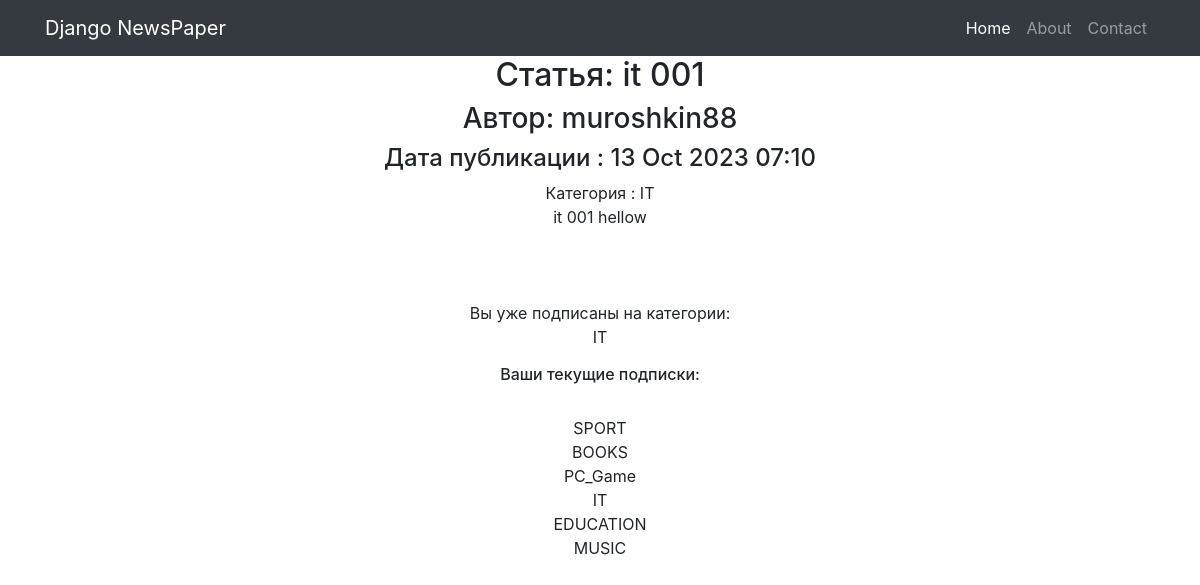
Page /news/238/ (signed in) on the committed database.
### news/models.py (models this page shows, shortened)
class Post(models.Model):
    author = models.ForeignKey(Author, on_delete=models.CASCADE)
    NEWS = 'NW'
    ARTICLE = 'AR'
    CATEGORY_CHOICES = (
        (NEWS, 'Новость'),
        (ARTICLE, 'Статаья'),
    )
    categoryType = models.CharField(max_length=2, choices=CATEGORY_CHOICES, default=ARTICLE)
    dateCreat = models.DateTimeField(auto_now_add=True)
    category = models.ManyToManyField(Category, through='PostCategory')
    title = models.CharField(max_length=128)
    text = models.TextField()
    rating = models.SmallIntegerField(default=0)

class Author(models.Model):
    authorUser = models.OneToOneField(User, on_delete=models.CASCADE)
    ratingAuthor = models.SmallIntegerField(default=0)

class Category(models.Model):
    name = models.CharField(max_length=64, unique=True)
    subscribed_users = models.ManyToManyField(User, through='SubscribedUsersCategory')

### news/views.py (the view)
# urls.py: path('<int:pk>/', PostDetail.as_view(), name='detail_post'),
class PostDetail(DetailView):
    model = Post # модель всё та же, но мы хотим получать детали конкретно отдельного товара
    template_name = 'post.html' # название шаблона будет product.html
    context_object_name = 'post' # название объекта
    def get_context_data(self, **kwargs):
        context = super(PostDetail, self).get_context_data(**kwargs)
        if self.request.user.is_authenticated:
            context['user_category'] = Category.objects.filter(subscribed_users=self.request.user)
        else:
            context['user_category'] = None
        return context

### news/templatetags/censor_filters.py (called while the page is built)
@register.filter(name='censor') # регистрируем наш фильтр под именем censor, чтоб django понимал, что это именно фильтр, а не простая функция
def censor(testText):
    for word in bad_words:
        testText = testText.lower().replace(word.lower(), '***') # ищем в переданном тексте слова из списка bad_words и меняем их на ***
    return testText

### templates/post.html (shortened to what this page needs)
{% extends 'flatpages/default.html' %}
{% load censor_filters %}
{% block content %}
<h2>Статья: {{ post.title|censor }}</h2>
<h3>Автор: {{ post.author.authorUser }} </h3>
<h4>Дата публикации : {{ post.dateCreat|date:'d M Y h:m' }}</h4>
{% for cat in post.category.all %}
    Категория : {{ cat.name}}
{% endfor %}
<br>
{{ post.text|censor }}
<p>
    <br>
    <br>
    <br>
    {% if request.user.is_authenticated %}
            {% for category in post.category.all %}
                {% if not category in user_category %}
                    Вы можете подписаться на новости категории:
                    <br><button> <a href="{% url 'subscription' %}?category_id={{ category.id }}">{{ category.name }}</a> </button>
                {% else %}
                    Вы уже подписаны на категории:
                    <br>{{ category.name }}
                {% endif %}
            {% endfor %}
            <h6>Ваши текущие подписки:</h6>
            {% for category in user_category %}
                <br>{{ category.name }}
            {% endfor %}
        </p>
    {% endif %}
{% endblock content %}

### rows in the picture
Post: title|censor "it 001", author.authorUser "muroshkin88", dateCreat "13 Oct 2023 07:10", text|censor "it 001 hellow"
Category: name "IT"
Category: name "SPORT"
Category: name "BOOKS"
Category: name "PC_Game"
Category: name "EDUCATION"
Category: name "MUSIC"
